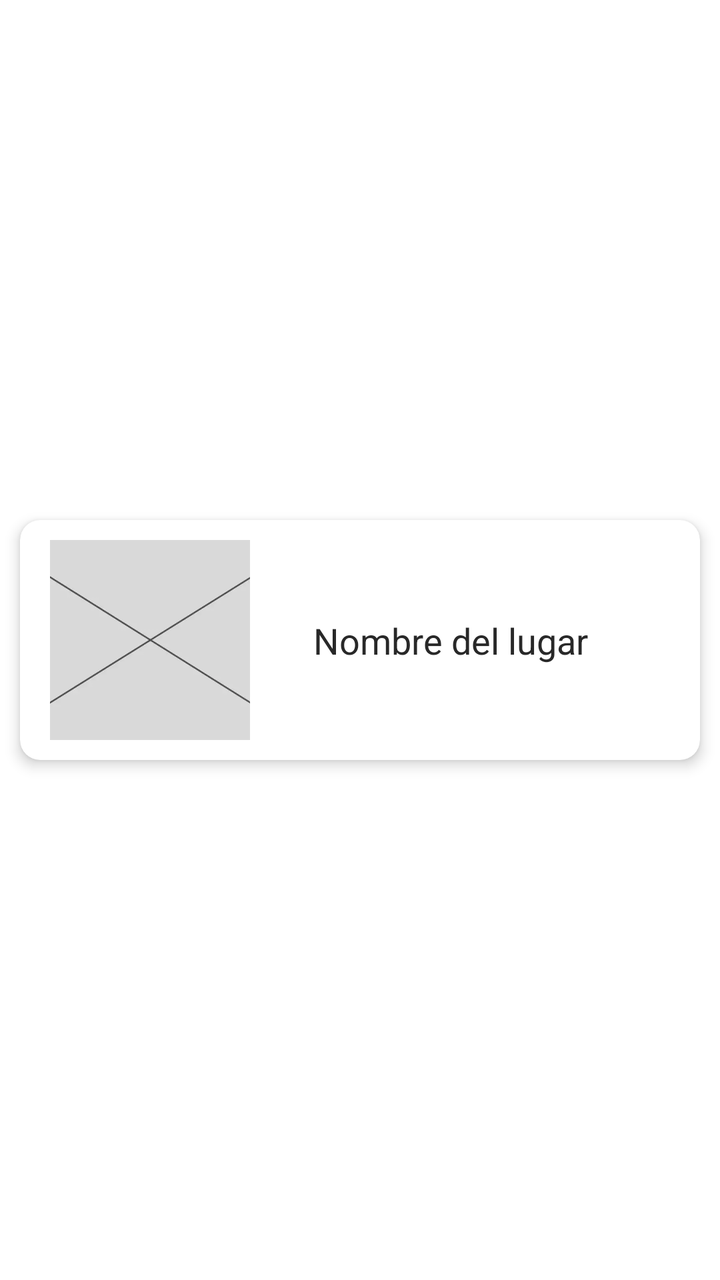
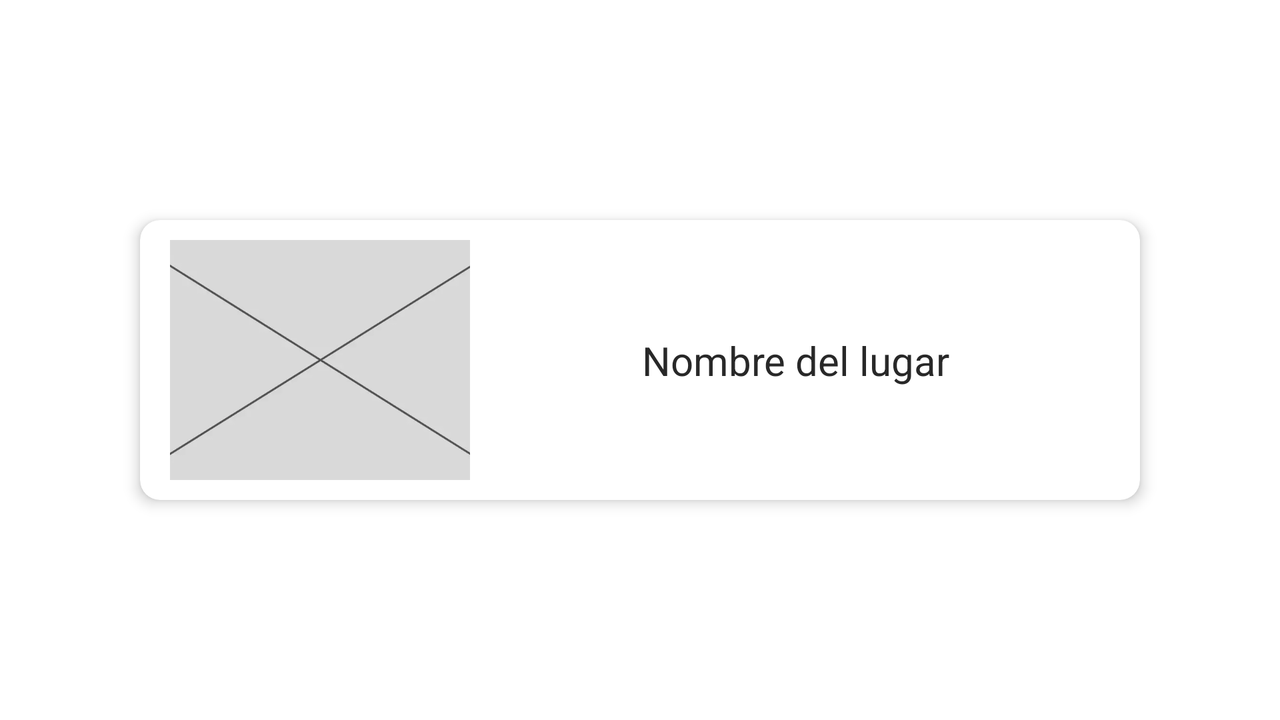

The same Android screen from two of the app's own layout files: first res/layout/ as a phone draws it, then the author's variant for another configuration, drawn on a device whose configuration selects that folder. Both files follow.
<!-- AndroidManifest.xml: application theme Theme.Turisteo -->
<!-- res/layout/card_favorite.xml -->
<?xml version="1.0" encoding="utf-8"?>
<androidx.constraintlayout.widget.ConstraintLayout xmlns:android="http://schemas.android.com/apk/res/android"
    xmlns:tools="http://schemas.android.com/tools"
    android:layout_width="match_parent"
    android:layout_height="match_parent"
    xmlns:app="http://schemas.android.com/apk/res-auto">

    <androidx.cardview.widget.CardView
        android:id="@+id/idCard"
        android:layout_width="match_parent"
        android:layout_height="wrap_content"
        android:layout_margin="10dp"
        app:cardCornerRadius="10dp"
        app:cardElevation="4dp"
        app:layout_constraintBottom_toBottomOf="parent"
        app:layout_constraintEnd_toEndOf="parent"
        app:layout_constraintStart_toStartOf="parent"
        app:layout_constraintTop_toTopOf="parent">

        <androidx.constraintlayout.widget.ConstraintLayout
            android:layout_width="match_parent"
            android:layout_height="wrap_content"
            android:orientation="horizontal"
            android:padding="10dp"
            >

            <ImageView
                android:id="@+id/image"
                android:layout_width="100dp"
                android:layout_height="100dp"
                android:layout_marginStart="5dp"
                android:scaleType="centerCrop"
                android:src="@drawable/img_bg"
                app:layout_constraintBottom_toBottomOf="parent"
                app:layout_constraintStart_toStartOf="parent"
                app:layout_constraintTop_toTopOf="parent" />

            <TextView
                android:id="@+id/tv_name"
                android:layout_width="180dp"
                android:layout_height="wrap_content"
                android:layout_gravity="center"
                android:text="Nombre del lugar"
                android:textAlignment="center"
                android:textColor="@color/black"
                android:textSize="18sp"
                app:layout_constraintBottom_toBottomOf="parent"
                app:layout_constraintStart_toEndOf="@+id/image"
                app:layout_constraintTop_toTopOf="parent"
                app:layout_constraintEnd_toStartOf="@+id/icon_delete"/>

            <ImageView
                android:id="@+id/icon_delete"
                android:layout_width="wrap_content"
                android:layout_height="wrap_content"
                android:layout_gravity="center"
                android:layout_marginEnd="5dp"
                android:padding="5dp"
                android:clickable="true"
                android:src="@drawable/ic_delete"
                app:layout_constraintBottom_toBottomOf="parent"
                app:layout_constraintEnd_toEndOf="parent"
                app:layout_constraintTop_toTopOf="parent" />

        </androidx.constraintlayout.widget.ConstraintLayout>
    </androidx.cardview.widget.CardView>
</androidx.constraintlayout.widget.ConstraintLayout>
<!-- resources referenced by this layout -->
<resources>
  <color name="black">#282828</color>
  <!-- drawable img_bg: webp bitmap (drawable-v24, 5444 bytes) -->
  <style name="Theme.Turisteo" parent="Theme.MaterialComponents.DayNight.NoActionBar">
          
          <item name="colorPrimary">@color/primary</item>
          <item name="colorSecondary">@color/secondary</item>
          <item name="colorOnPrimary">@color/white</item>
  
          
          <item name="android:statusBarColor" tools:targetApi="l">?attr/colorSecondary</item>
  
          
          <item name="android:windowContentTransitions">true</item>
      </style>
  <color name="primary">#F65F2F</color>
  <color name="secondary">#E34513</color>
  <color name="white">#FAFAFA</color>
</resources>
<!-- res/layout-land/card_favorite.xml (the author's variant of the layout above) -->
<!-- drawn on the phone turned sideways -->
<?xml version="1.0" encoding="utf-8"?>
<androidx.constraintlayout.widget.ConstraintLayout xmlns:android="http://schemas.android.com/apk/res/android"
    xmlns:tools="http://schemas.android.com/tools"
    android:layout_width="match_parent"
    android:layout_height="match_parent"
    xmlns:app="http://schemas.android.com/apk/res-auto">

    <androidx.cardview.widget.CardView
        android:id="@+id/idCard"
        android:layout_width="500dp"
        android:layout_height="wrap_content"
        android:layout_margin="10dp"
        app:cardCornerRadius="10dp"
        app:cardElevation="4dp"
        app:layout_constraintBottom_toBottomOf="parent"
        app:layout_constraintEnd_toEndOf="parent"
        app:layout_constraintStart_toStartOf="parent"
        app:layout_constraintTop_toTopOf="parent">

        <androidx.constraintlayout.widget.ConstraintLayout
            android:layout_width="match_parent"
            android:layout_height="wrap_content"
            android:orientation="horizontal"
            android:padding="10dp"
            >

            <ImageView
                android:id="@+id/image"
                android:layout_width="150dp"
                android:layout_height="120dp"
                android:layout_marginStart="5dp"
                android:scaleType="centerCrop"
                android:src="@drawable/img_bg"
                app:layout_constraintBottom_toBottomOf="parent"
                app:layout_constraintStart_toStartOf="parent"
                app:layout_constraintTop_toTopOf="parent" />

            <TextView
                android:id="@+id/tv_name"
                android:layout_width="180dp"
                android:layout_height="wrap_content"
                android:layout_gravity="center"
                android:text="Nombre del lugar"
                android:textAlignment="center"
                android:textColor="@color/black"
                android:textSize="20sp"
                app:layout_constraintBottom_toBottomOf="parent"
                app:layout_constraintStart_toEndOf="@+id/image"
                app:layout_constraintTop_toTopOf="parent"
                app:layout_constraintEnd_toEndOf="parent"/>

        </androidx.constraintlayout.widget.ConstraintLayout>
    </androidx.cardview.widget.CardView>
</androidx.constraintlayout.widget.ConstraintLayout>
